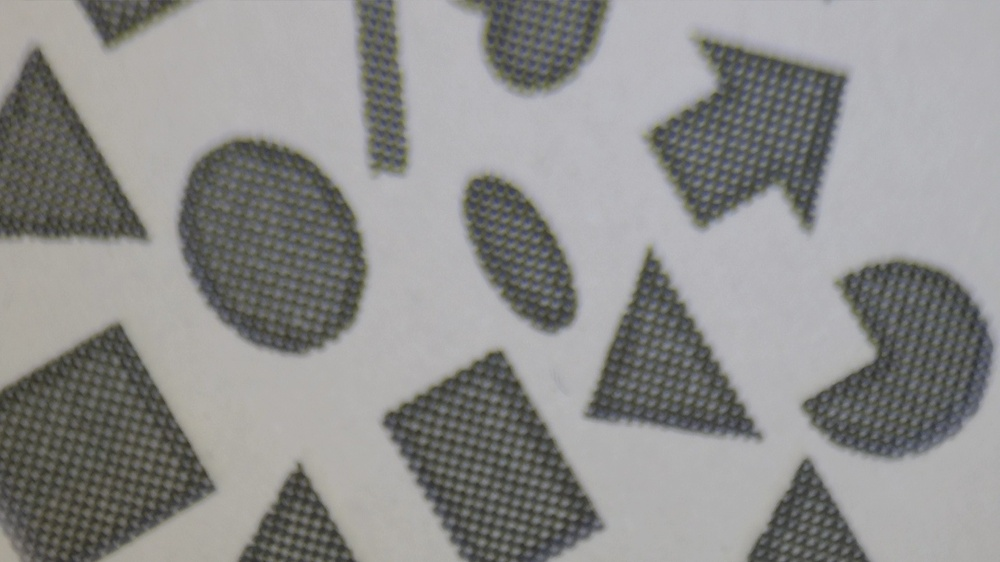
#> input picture 2-12/Python_Opcv/sample1.jpg, 1000 x 562 px, shrunk from 1920 x 1080 before the run
$ python sample1_binary.py
#> lines starting #> are read from the running program, lines starting #| are printed output that depends on the picture; after the words box and inside, x2 and y2 are one past the last pixel; in counts of white or black regions, pixels touching at a corner belong together
import cv2
import matplotlib.pyplot as plt
o = cv2.imread('sample1.jpg')
#> o is the input picture: shape (562, 1000, 3); mean B, G, R 140.4, 141.7, 142.1
im_grey = cv2.cvtColor(o, cv2.COLOR_BGR2GRAY) # 灰階影像
t, rst = cv2.threshold(im_grey, 140, 255, cv2.THRESH_BINARY_INV)
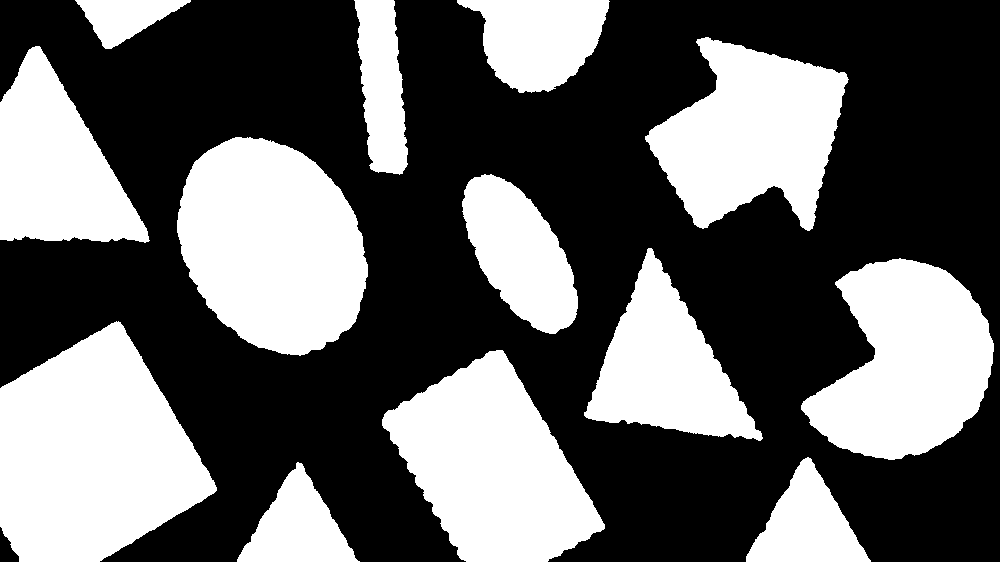
#> rst: shape (562, 1000); 39.6% white; 13 white regions, largest, box (x1, y1, x2, y2) and area: (0, 321, 217, 562) 35849, (177, 137, 368, 356) 31242, (382, 350, 605, 562) 28052
plt.subplot(1,2,1), plt.imshow(im_grey, cmap = 'gray')
plt.title('im_grey')
plt.subplot(1,2,2), plt.imshow(rst, cmap = 'gray')
plt.title('binary')
plt.show()
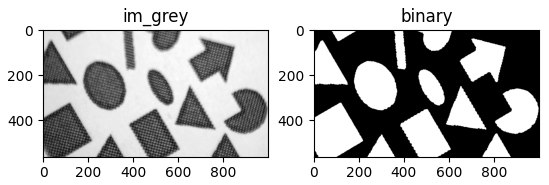
#> figure drawn by matplotlib, 2 panels
